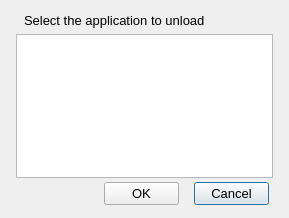
<?xml version="1.0" encoding="UTF-8"?>
<ui version="4.0">
 <class>SelectUnloadApplication_Dialog</class>
 <widget class="QDialog" name="SelectUnloadApplication_Dialog">
  <property name="geometry">
   <rect>
    <x>0</x>
    <y>0</y>
    <width>289</width>
    <height>218</height>
   </rect>
  </property>
  <property name="minimumSize">
   <size>
    <width>289</width>
    <height>218</height>
   </size>
  </property>
  <property name="maximumSize">
   <size>
    <width>289</width>
    <height>218</height>
   </size>
  </property>
  <property name="font">
   <font>
    <pointsize>10</pointsize>
   </font>
  </property>
  <property name="windowTitle">
   <string>Select the application to unload</string>
  </property>
  <widget class="QLabel" name="label">
   <property name="geometry">
    <rect>
     <x>24</x>
     <y>10</y>
     <width>251</width>
     <height>20</height>
    </rect>
   </property>
   <property name="font">
    <font>
     <pointsize>10</pointsize>
    </font>
   </property>
   <property name="text">
    <string>Select the application to unload</string>
   </property>
  </widget>
  <widget class="QPushButton" name="_2">
   <property name="geometry">
    <rect>
     <x>194</x>
     <y>182</y>
     <width>75</width>
     <height>23</height>
    </rect>
   </property>
   <property name="text">
    <string>Cancel</string>
   </property>
  </widget>
  <widget class="QPushButton" name="_1">
   <property name="geometry">
    <rect>
     <x>104</x>
     <y>182</y>
     <width>75</width>
     <height>23</height>
    </rect>
   </property>
   <property name="text">
    <string>OK</string>
   </property>
  </widget>
  <widget class="RCComboList" name="_100">
   <property name="geometry">
    <rect>
     <x>16</x>
     <y>34</y>
     <width>257</width>
     <height>144</height>
    </rect>
   </property>
  </widget>
 </widget>
 <customwidgets>
  <customwidget>
   <class>RCComboList</class>
   <extends>QListWidget</extends>
   <header>../RealCADQt/source/rccombolist.h</header>
  </customwidget>
 </customwidgets>
 <resources/>
 <connections/>
</ui>
